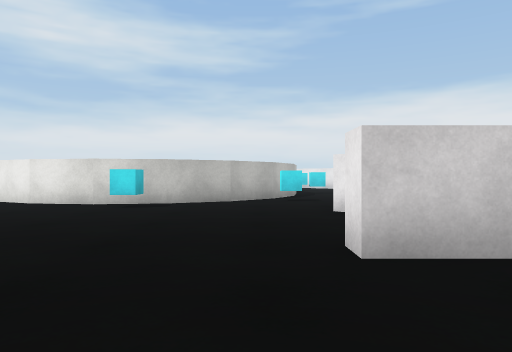
view 1 (above)

24 first-person views from a walk through a scene from a Unity 3-D project. The camera is 0.62 m above the floor, looks level and sees 70° across. The floor is counted in squares, 1 m on a side. Each view is taken from the middle of a square. On the plan, view 1 faces up. The plan holds only what a view shows up to about 10 squares ahead; the rest is blank. The place goes on beyond the plan. The player character is not drawn. Surface patterns are stand-ins for the level's own textures.

view 2
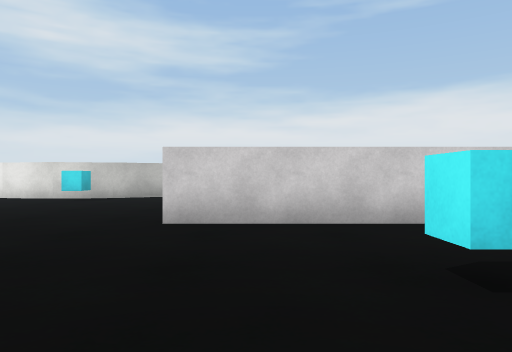

view 3
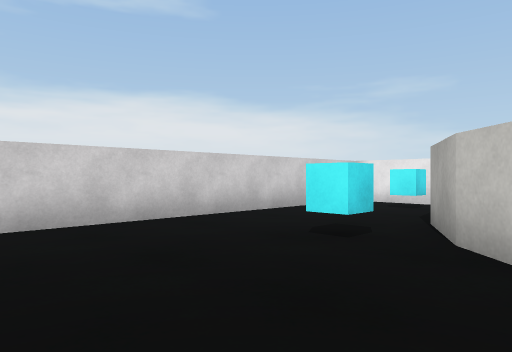

view 4
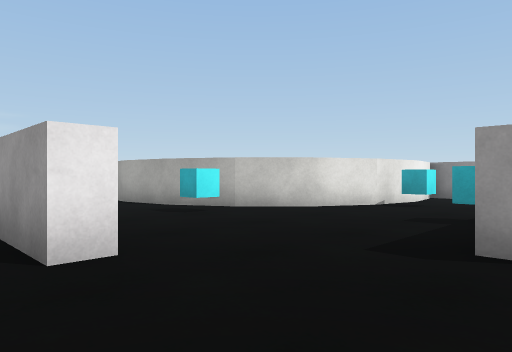

view 5
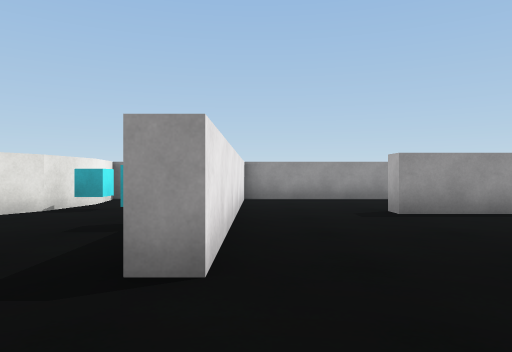

view 6
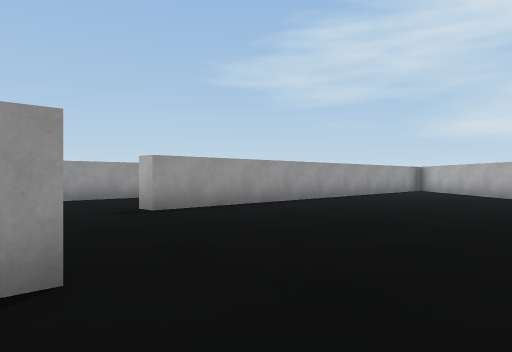

view 7
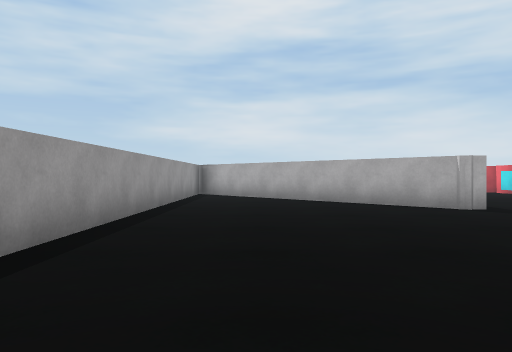

view 8
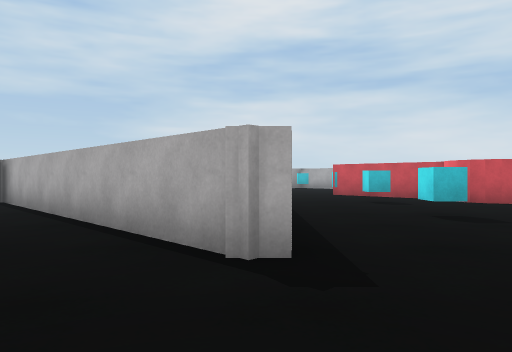

view 9
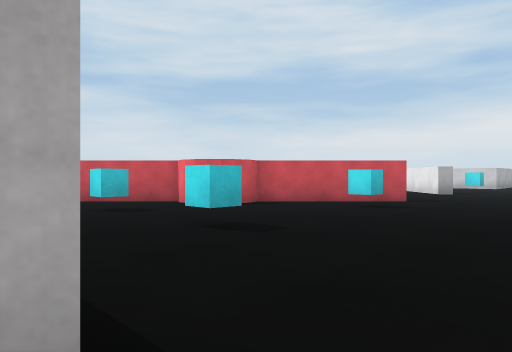

view 10
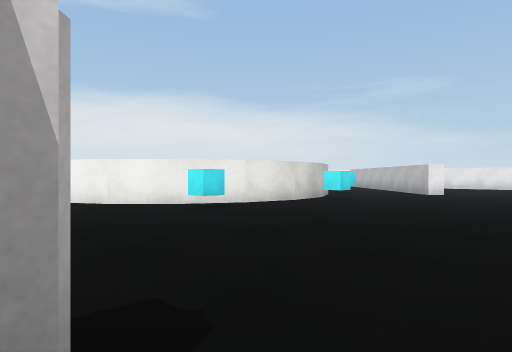

view 11
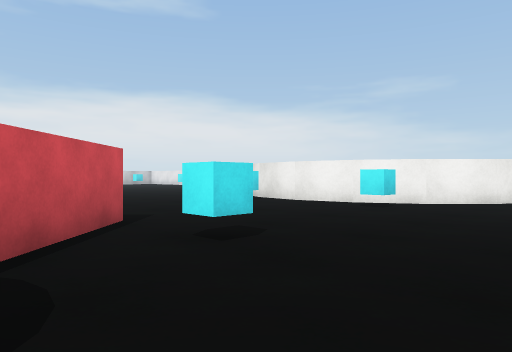

view 12
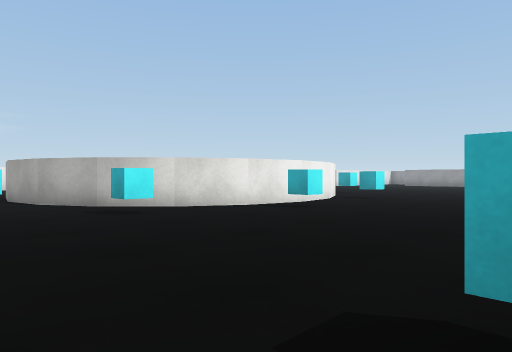

view 13
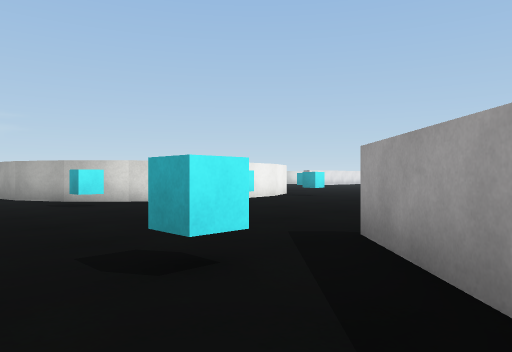

view 14
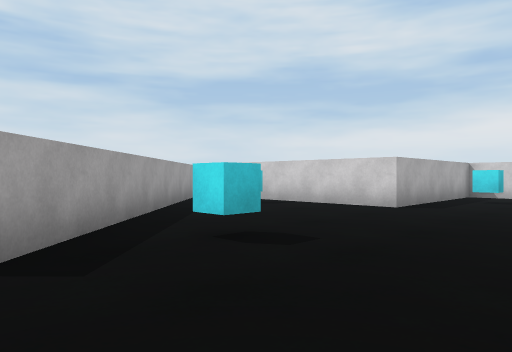

view 15
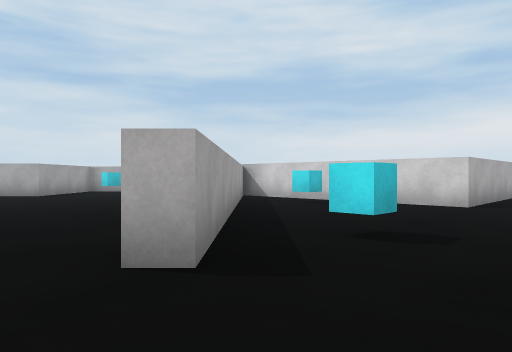

view 16
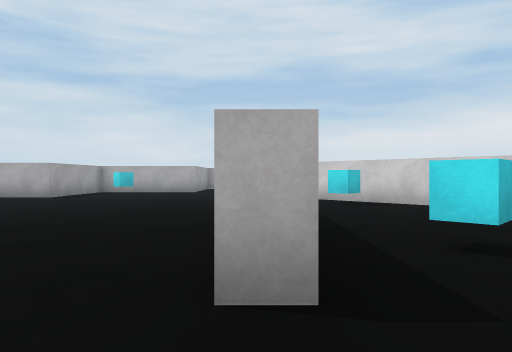

view 17
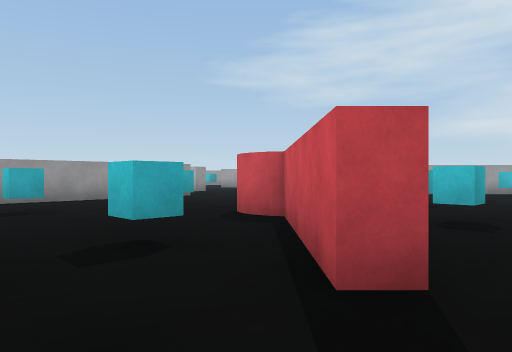

view 18
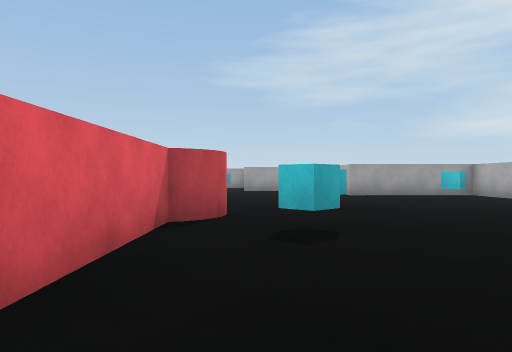

view 19
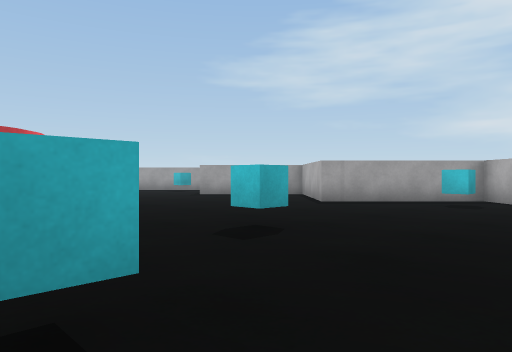

view 20
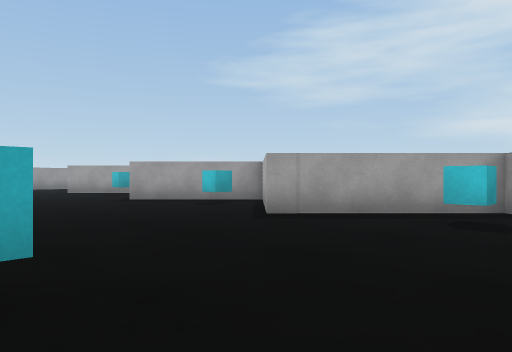

view 21
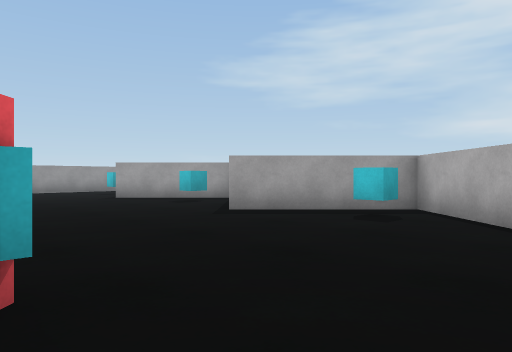

view 22
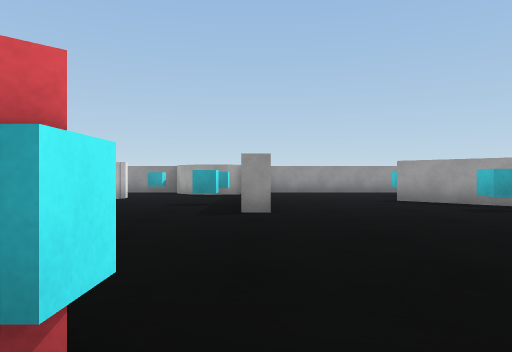

view 23
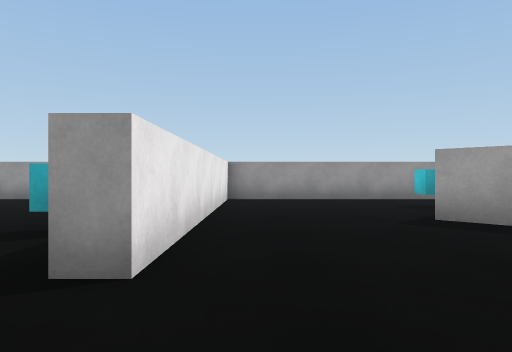

view 24
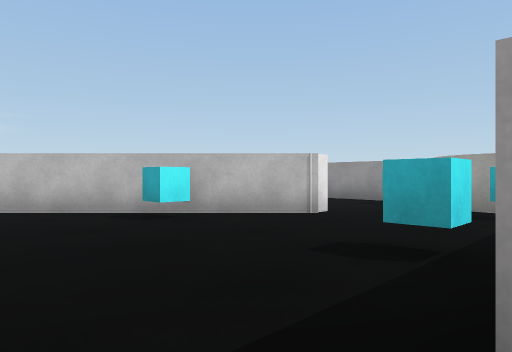

### Floor plan
Key: @ floor where view 1 was taken; # wall or solid block; . floor; C cyan cube; R red cylinder; O other object.
Columns run from 27 left of view 1 to 6 right of it. Each row starts with its distance up from view 1.
 28              ##
 27              #.
 26              #C
 25              #.
 24              #..
 23         ######..
 22         #.C.....
 21       ..##......
 20      ....##......
 19     ......##..........O
 18    ........##C........####
 17    .........##.....C.##
 16       ..............##
 15            ........##
 14           ........C#
 13      ..............#
 12  # ..........#.....#
 11 ##C.......C.##.....##
 10 ##.....C..R##C....C.##    ##..
  9  ##......R R.........##  ##.C.
  8   #......#R.........C.####....
  7  ##.....##..............C....#
  6 ##.....##.C..C...............
  5 ##C..... ....................
  4  ##..... ....................
  3   #......  ### ##...........######
  2    .......     #..................
  1   ............##..................
  0  #C...#......##...........#@..C.##
 -1  ##...#C...C##............#....##
 -2   #...#....##.............#...##
 -3    ...#...#############...#..##
 -4  #....#C...           ....#.C#
 -5  .....###...          ....#..#
 -6  .....#   ..          ....# .#
 -7 #######   ###        ###### ##

Where each view was taken, in squares from view 1:
view 1: 0 up, 0 right, facing up
view 2: 2 down, 2 right, facing up
view 3: 2 down, 0 right, facing up-right
view 4: 4 up, 2 left, facing down-right
view 5: 3 up, 2 left, facing down
view 6: 3 up, 1 left, facing down-left
view 7: 1 down, 4 left, facing left
view 8: 3 up, 8 left, facing left
view 9: 3 up, 10 left, facing up-left
view 10: 2 up, 11 left, facing up-right
view 11: 7 up, 16 left, facing up-right
view 12: 20 up, 14 left, facing down-right
view 13: 20 up, 16 left, facing down-right
view 14: 16 up, 11 left, facing up-left
view 15: 15 up, 12 left, facing up-left
view 16: 15 up, 13 left, facing up-left
view 17: 13 up, 12 left, facing down-left
view 18: 14 up, 14 left, facing down-left
view 19: 13 up, 17 left, facing down-left
view 20: 12 up, 20 left, facing down-left
view 21: 8 up, 20 left, facing down-left
view 22: 7 up, 21 left, facing down
view 23: 3 up, 22 left, facing down
view 24: 2 up, 21 left, facing down-right
